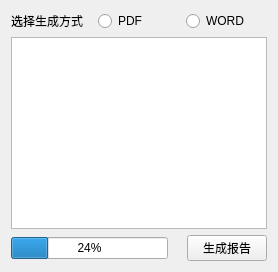
     <widget class="QWidget" name="page3">
      <layout class="QVBoxLayout" name="verticalLayout_5">
       <item>
        <layout class="QHBoxLayout" name="horizontalLayout_6">
         <item>
          <widget class="QLabel" name="label_20">
           <property name="text">
            <string>选择生成方式</string>
           </property>
          </widget>
         </item>
         <item>
          <widget class="QRadioButton" name="radioButton_9">
           <property name="text">
            <string>PDF</string>
           </property>
          </widget>
         </item>
         <item>
          <widget class="QRadioButton" name="radioButton_10">
           <property name="text">
            <string>WORD</string>
           </property>
          </widget>
         </item>
        </layout>
       </item>
       <item>
        <widget class="QTableWidget" name="tableWidget_3"/>
       </item>
       <item>
        <layout class="QHBoxLayout" name="horizontalLayout_7">
         <item>
          <widget class="QProgressBar" name="progressBar">
           <property name="value">
            <number>24</number>
           </property>
          </widget>
         </item>
         <item>
          <widget class="QLabel" name="label_22">
           <property name="text">
            <string/>
           </property>
          </widget>
         </item>
         <item>
          <widget class="QPushButton" name="pushButton_12">
           <property name="text">
            <string>生成报告</string>
           </property>
          </widget>
         </item>
        </layout>
       </item>
      </layout>
     </widget>
